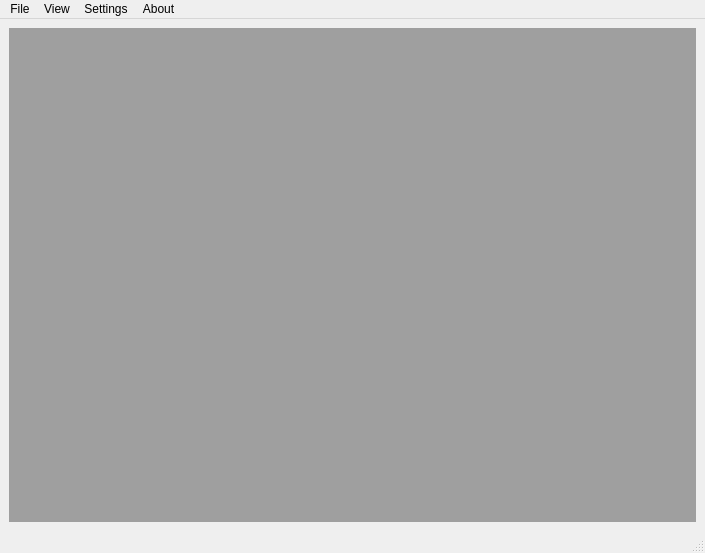
<?xml version="1.0" encoding="UTF-8"?>
<ui version="4.0">
 <class>MainWindow</class>
 <widget class="QMainWindow" name="MainWindow">
  <property name="geometry">
   <rect>
    <x>0</x>
    <y>0</y>
    <width>705</width>
    <height>553</height>
   </rect>
  </property>
  <property name="windowTitle">
   <string>RovControl v 0.1a</string>
  </property>
  <widget class="QWidget" name="centralwidget">
   <layout class="QGridLayout" name="gridLayout">
    <item row="0" column="0">
     <widget class="QMdiArea" name="mdiArea"/>
    </item>
   </layout>
  </widget>
  <widget class="QMenuBar" name="menubar">
   <property name="geometry">
    <rect>
     <x>0</x>
     <y>0</y>
     <width>705</width>
     <height>22</height>
    </rect>
   </property>
   <widget class="QMenu" name="menuFile">
    <property name="title">
     <string>File</string>
    </property>
    <addaction name="actionExit"/>
   </widget>
   <widget class="QMenu" name="menuAbout">
    <property name="title">
     <string>About</string>
    </property>
    <addaction name="actionUiS_Subsea"/>
    <addaction name="actionNjord_v_2_8_1_beta"/>
   </widget>
   <widget class="QMenu" name="menuView">
    <property name="title">
     <string>View</string>
    </property>
    <addaction name="actionCamera_1"/>
    <addaction name="actionCamera_2"/>
    <addaction name="actionCamera_3"/>
    <addaction name="separator"/>
    <addaction name="actionPOD_1"/>
    <addaction name="actionPOD_2"/>
    <addaction name="separator"/>
    <addaction name="actionManipulator"/>
    <addaction name="actionThursters"/>
    <addaction name="actionDepth_sensor"/>
    <addaction name="separator"/>
    <addaction name="actionStatus"/>
   </widget>
   <widget class="QMenu" name="menuSettings">
    <property name="title">
     <string>Settings</string>
    </property>
    <addaction name="actionController"/>
    <addaction name="separator"/>
    <addaction name="actionOption"/>
   </widget>
   <addaction name="menuFile"/>
   <addaction name="menuView"/>
   <addaction name="menuSettings"/>
   <addaction name="menuAbout"/>
  </widget>
  <widget class="QStatusBar" name="statusbar"/>
  <action name="actionExit">
   <property name="text">
    <string>Exit</string>
   </property>
   <property name="toolTip">
    <string>Exit the application</string>
   </property>
   <property name="shortcut">
    <string>Ctrl+Q</string>
   </property>
  </action>
  <action name="actionCamera_1">
   <property name="text">
    <string>Camera 1</string>
   </property>
  </action>
  <action name="actionCamera_2">
   <property name="text">
    <string>Camera 2</string>
   </property>
  </action>
  <action name="actionOptions">
   <property name="text">
    <string>Options</string>
   </property>
  </action>
  <action name="actionStatus">
   <property name="text">
    <string>Status</string>
   </property>
  </action>
  <action name="actionPOD_1">
   <property name="text">
    <string>POD 1</string>
   </property>
  </action>
  <action name="actionPOD_2">
   <property name="text">
    <string>POD 2</string>
   </property>
  </action>
  <action name="actionController">
   <property name="text">
    <string>Controller</string>
   </property>
  </action>
  <action name="actionCamera_3">
   <property name="text">
    <string>Camera 3</string>
   </property>
  </action>
  <action name="actionManipulator">
   <property name="text">
    <string>Manipulator</string>
   </property>
  </action>
  <action name="actionThursters">
   <property name="text">
    <string>Thursters</string>
   </property>
  </action>
  <action name="actionDepth_sensor">
   <property name="text">
    <string>Depth sensor</string>
   </property>
  </action>
  <action name="actionUiS_Subsea">
   <property name="text">
    <string>UiS Subsea</string>
   </property>
  </action>
  <action name="actionNjord_v_2_8_1_beta">
   <property name="text">
    <string>Njord v.2.8.1 beta</string>
   </property>
  </action>
  <action name="actionOption">
   <property name="text">
    <string>Options</string>
   </property>
  </action>
 </widget>
 <resources/>
 <connections/>
</ui>
